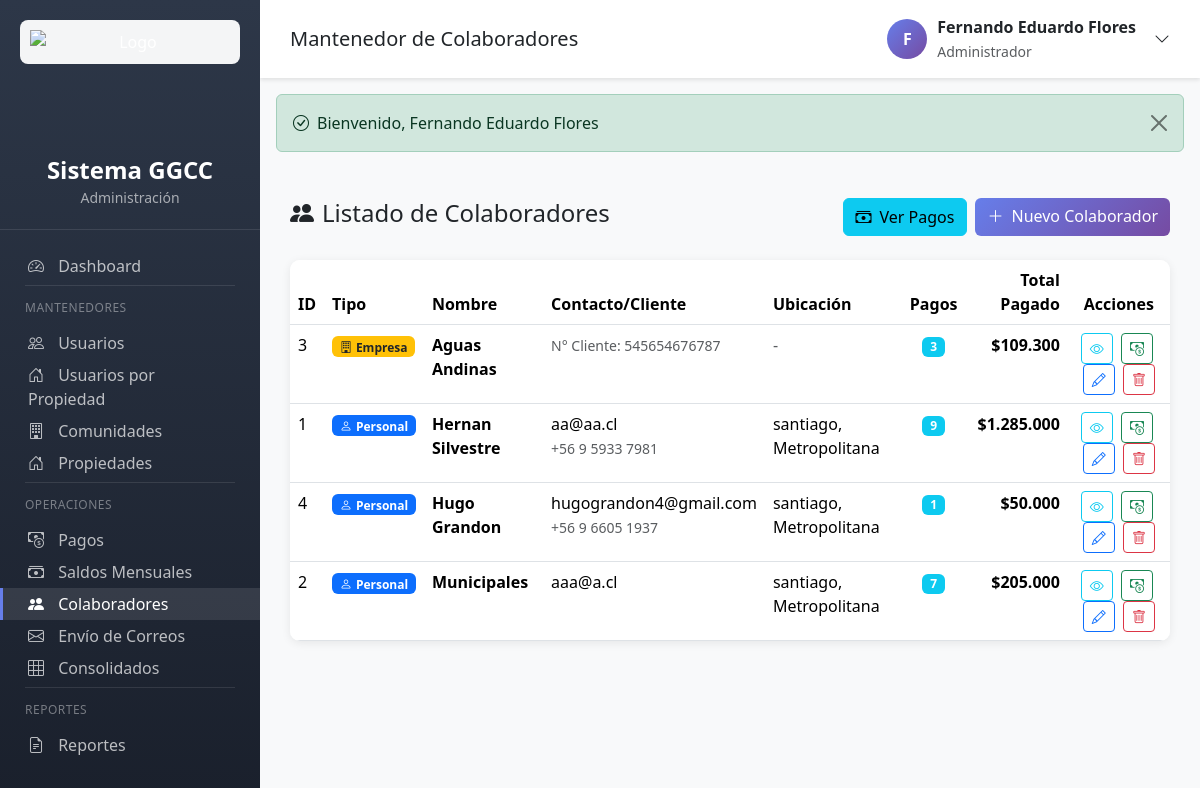
The app's page /colaboradores.php (signed in), older data.
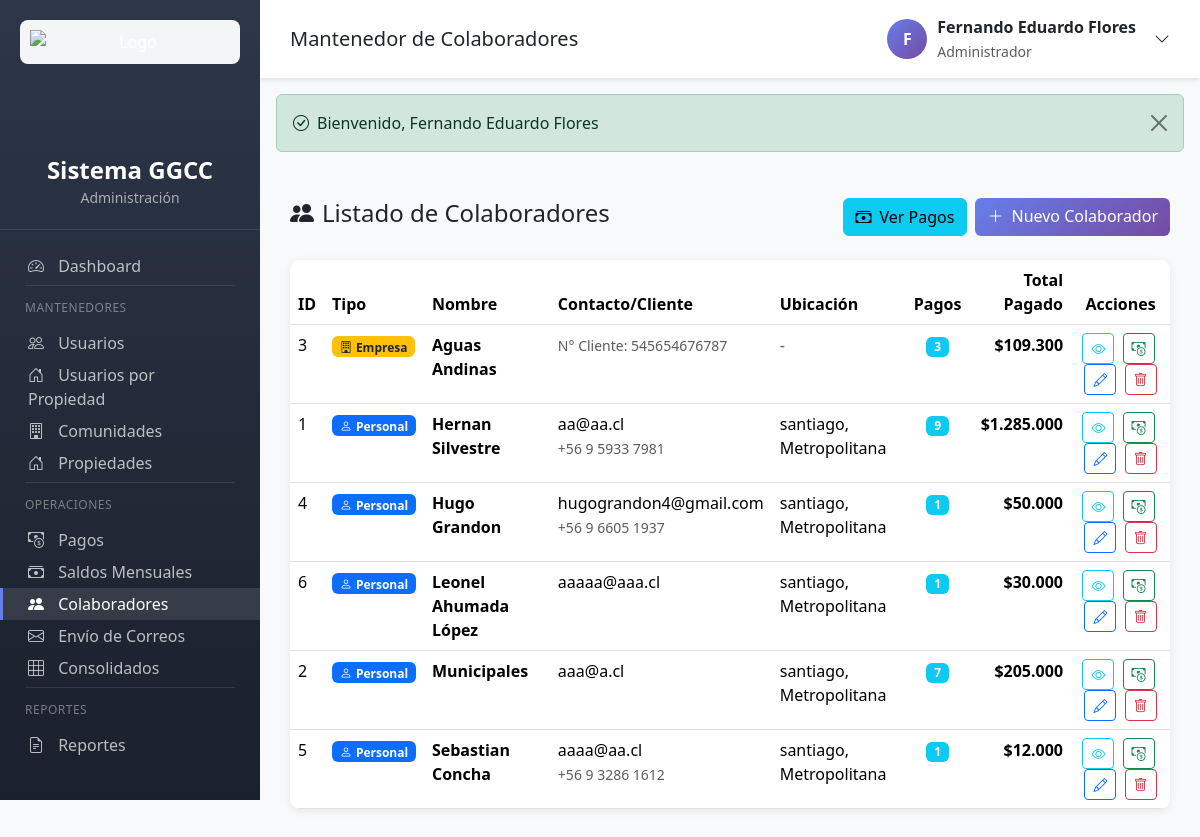
The same page, newer data.
### tables this page shows
CREATE TABLE `colaboradores` (
  `id` int(11) NOT NULL AUTO_INCREMENT,
  `tipo_colaborador` enum('personal','empresa') DEFAULT 'personal',
  `nombre` varchar(100) NOT NULL,
  `email` varchar(100) NOT NULL,
  `whatsapp` varchar(20) DEFAULT NULL,
  `direccion` text NOT NULL,
  `region` varchar(100) NOT NULL,
  `comuna` varchar(100) NOT NULL,
  `activo` tinyint(1) DEFAULT 1,
  `created_at` timestamp NOT NULL DEFAULT current_timestamp(),
  `updated_at` timestamp NOT NULL DEFAULT current_timestamp() ON UPDATE current_timestamp(),
  `banco` varchar(100) DEFAULT NULL,
  `tipo_cuenta` enum('corriente','vista') DEFAULT NULL,
  `numero_cuenta` varchar(50) DEFAULT NULL,
  `numero_cliente` varchar(50) DEFAULT NULL,
  PRIMARY KEY (`id`),
  KEY `idx_nombre` (`nombre`),
  KEY `idx_activo` (`activo`),
  KEY `idx_comuna` (`comuna`)
);

### app/controllers/ColaboradoresController.php (called while the page is built, shortened)
<?php
class ColaboradoresController {
    private Colaborador $colaboradorModel;
    public function __construct() {
        $this->colaboradorModel = new Colaborador();
    }
    public function index(): void {
        $colaboradores = $this->colaboradorModel->getAllWithPagosCount();
        require_once VIEWS_PATH . '/colaboradores/index.php';
    }
}

### config/config.php (called while the page is built, shortened)
<?php
spl_autoload_register(function ($class) {
    $paths = [
        APP_PATH . '/controllers/',
        APP_PATH . '/models/',
        APP_PATH . '/helpers/'
    ];
    foreach ($paths as $path) {
        $file = $path . $class . '.php';
        if (file_exists($file)) {
            return;
        }
    }
});
function e(string $text): string {
    return htmlspecialchars($text, ENT_QUOTES, 'UTF-8');
}
function formatMoney(float $amount): string {
    return '$' . number_format($amount, 0, ',', '.');
}

### config/database.php (called while the page is built, shortened)
<?php
class Database {
    private static ?PDO $instance = null;
    public static function getConnection(): PDO {
        if (self::$instance === null) {
            try {
                $dsn = "mysql:host=" . DB_HOST . ";dbname=" . DB_NAME . ";charset=" . DB_CHARSET;
                $options = [
                    PDO::ATTR_ERRMODE => PDO::ERRMODE_EXCEPTION,
                    PDO::ATTR_DEFAULT_FETCH_MODE => PDO::FETCH_ASSOC,
                    PDO::ATTR_EMULATE_PREPARES => false,
                    PDO::MYSQL_ATTR_INIT_COMMAND => "SET NAMES " . DB_CHARSET . " COLLATE utf8mb4_unicode_ci"
                ];
                self::$instance = new PDO($dsn, DB_USER, DB_PASS, $options);
            } catch (PDOException $e) {
                throw new Exception("Error de conexión a la base de datos: " . $e->getMessage());
            }
        }
        return self::$instance;
    }
}
function getDB(): PDO {
    return Database::getConnection();
}

### app/models/Model.php (called while the page is built, shortened)
<?php
abstract class Model {
    public function __construct() {
        $this->db = getDB();
    }
}

### app/models/Colaborador.php (called while the page is built, shortened)
<?php
require_once __DIR__ . '/Model.php';
class Colaborador extends Model {
    protected string $table = 'colaboradores';
    public function getAllWithPagosCount(): array {
        $sql = "SELECT c.*,
                       COUNT(pc.id) as total_pagos,
                       COALESCE(SUM(pc.monto), 0) as total_pagado
                FROM {$this->table} c
                LEFT JOIN pagos_colaboradores pc ON c.id = pc.colaborador_id
                WHERE c.activo = 1
                GROUP BY c.id
                ORDER BY c.nombre ASC";
        $stmt = $this->db->query($sql);
        return $stmt->fetchAll();
    }
}

### app/views/colaboradores/index.php (the view, shortened to what the changed rows need)
<?php
require_once __DIR__ . '/../partials/header.php';
?>
<div class="table-container">
    <div class="table-body">
        <table class="table table-hover mb-0">
            <thead>
                <tr>
                    <th>ID</th>
                    <th>Tipo</th>
                    <th>Nombre</th>
                    <th>Contacto/Cliente</th>
                    <th>Ubicación</th>
                    <th class="text-center">Pagos</th>
                    <th class="text-end">Total Pagado</th>
                    <th class="text-center">Acciones</th>
                </tr>
            </thead>
            <tbody>
                <?php if (empty($colaboradores)): ?>
                    <tr>
                        <td colspan="8" class="text-center text-muted py-5">
                            <i class="bi bi-people display-4 d-block mb-3"></i>
                            No hay colaboradores registrados
                        </td>
                    </tr>
                <?php else: ?>
                    <?php foreach ($colaboradores as $colaborador):
                        $isEmpresa = ($colaborador['tipo_colaborador'] ?? 'personal') === 'empresa';
                        $tipoBadge = $isEmpresa ? 'bg-warning text-dark' : 'bg-primary';
                        $tipoIcon = $isEmpresa ? 'building' : 'person';
                        $tipoLabel = $isEmpresa ? 'Empresa' : 'Personal';
                    ?>
                        <tr>
                            <td><?= $colaborador['id'] ?></td>
                            <td>
                                <span class="badge <?= $tipoBadge ?>">
                                    <i class="bi bi-<?= $tipoIcon ?> me-1"></i><?= $tipoLabel ?>
                                </span>
                            </td>
                            <td>
                                <strong><?= e($colaborador['nombre']) ?></strong>
                            </td>
                            <td>
                                <?php if ($isEmpresa): ?>
                                    <small class="text-muted">N° Cliente: <?= e($colaborador['numero_cliente'] ?? 'N/A') ?></small>
                                <?php else: ?>
                                    <?= e($colaborador['email']) ?><br>
                                    <small class="text-muted"><?= e($colaborador['whatsapp']) ?></small>
                                <?php endif; ?>
                            </td>
                            <td>
                                <?php if ($isEmpresa): ?>
                                    <span class="text-muted">-</span>
                                <?php else: ?>
                                    <?= e($colaborador['comuna']) ?>, <?= e($colaborador['region']) ?>
                                <?php endif; ?>
                            </td>
                            <td class="text-center">
                                <span class="badge bg-info"><?= $colaborador['total_pagos'] ?></span>
                            </td>
                            <td class="text-end fw-bold">
                                <?= formatMoney((float)$colaborador['total_pagado']) ?>
                            </td>
                            <td class="text-center">
                                <a href="colaboradores.php?action=show&id=<?= $colaborador['id'] ?>"
                                   class="btn btn-sm btn-outline-info me-1" title="Ver Detalle">
                                    <i class="bi bi-eye"></i>
                                </a>
                                <a href="colaboradores.php?action=createPago&colaborador_id=<?= $colaborador['id'] ?>"
                                   class="btn btn-sm btn-outline-success me-1" title="Registrar Pago">
                                    <i class="bi bi-cash-coin"></i>
                                </a>
                                <a href="colaboradores.php?action=edit&id=<?= $colaborador['id'] ?>"
                                   class="btn btn-sm btn-outline-primary me-1" title="Editar">
                                    <i class="bi bi-pencil"></i>
                                </a>
                                <a href="colaboradores.php?action=delete&id=<?= $colaborador['id'] ?>"
                                   class="btn btn-sm btn-outline-danger"
                                   title="Eliminar"
                                   onclick="return confirm('¿Está seguro de eliminar este colaborador?')">
                                    <i class="bi bi-trash"></i>
                                </a>
                            </td>
                        </tr>
                    <?php endforeach; ?>
                <?php endif; ?>
            </tbody>
        </table>
    </div>
</div>
<?php require_once __DIR__ . '/../partials/footer.php'; ?>

Row changes from the older to the newer data that the page shows:
added colaboradores: id "6", tipo_colaborador "Personal", nombre "Leonel Ahumada López", email "aaaaa@aaa.cl", comuna "santiago", region "Metropolitana", total_pagos "1", total_pagado "$30.000"
added colaboradores: id "5", tipo_colaborador "Personal", nombre "Sebastian Concha", email "aaaa@aa.cl", whatsapp "+56 9 3286 1612", comuna "santiago", region "Metropolitana", total_pagos "1", total_pagado "$12.000"
